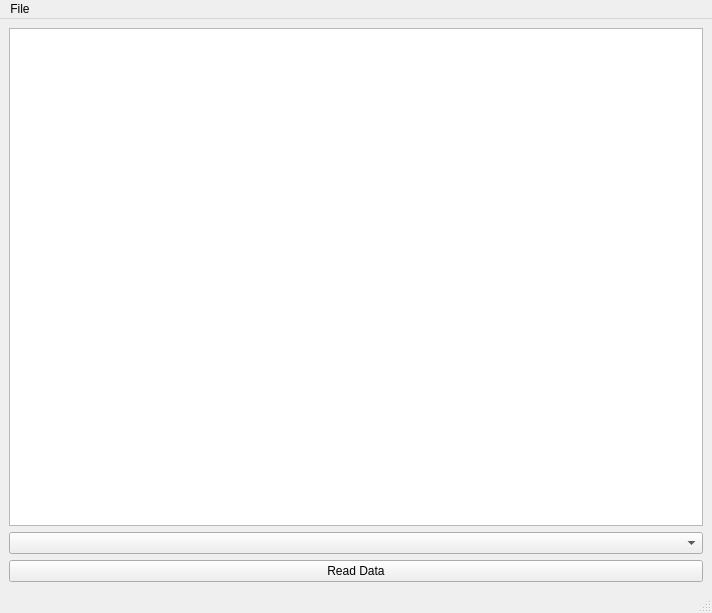
<?xml version="1.0" encoding="UTF-8"?>
<ui version="4.0">
 <class>Analyzer</class>
 <widget class="QMainWindow" name="Analyzer">
  <property name="geometry">
   <rect>
    <x>0</x>
    <y>0</y>
    <width>712</width>
    <height>613</height>
   </rect>
  </property>
  <property name="windowTitle">
   <string>Analyzer</string>
  </property>
  <widget class="QWidget" name="centralwidget">
   <layout class="QVBoxLayout" name="verticalLayout">
    <item>
     <widget class="QTableWidget" name="tableWidget"/>
    </item>
    <item>
     <widget class="QComboBox" name="filterBox"/>
    </item>
    <item>
     <widget class="QPushButton" name="analyze">
      <property name="text">
       <string>Read Data</string>
      </property>
     </widget>
    </item>
   </layout>
  </widget>
  <widget class="QMenuBar" name="menubar">
   <property name="geometry">
    <rect>
     <x>0</x>
     <y>0</y>
     <width>712</width>
     <height>26</height>
    </rect>
   </property>
   <widget class="QMenu" name="menuFile">
    <property name="title">
     <string>File</string>
    </property>
    <addaction name="actionLinear_Files"/>
    <addaction name="actionPressure_Files"/>
    <addaction name="actionInflator_Files"/>
    <addaction name="actionExit"/>
   </widget>
   <addaction name="menuFile"/>
  </widget>
  <widget class="QStatusBar" name="statusbar"/>
  <action name="actionLinear_Files">
   <property name="text">
    <string>Linear Files</string>
   </property>
  </action>
  <action name="actionPressure_Files">
   <property name="text">
    <string>Pressure Files</string>
   </property>
  </action>
  <action name="actionInflator_Files">
   <property name="text">
    <string>Inflator Files</string>
   </property>
  </action>
  <action name="actionExit">
   <property name="text">
    <string>Exit</string>
   </property>
  </action>
 </widget>
 <resources/>
 <connections/>
</ui>
